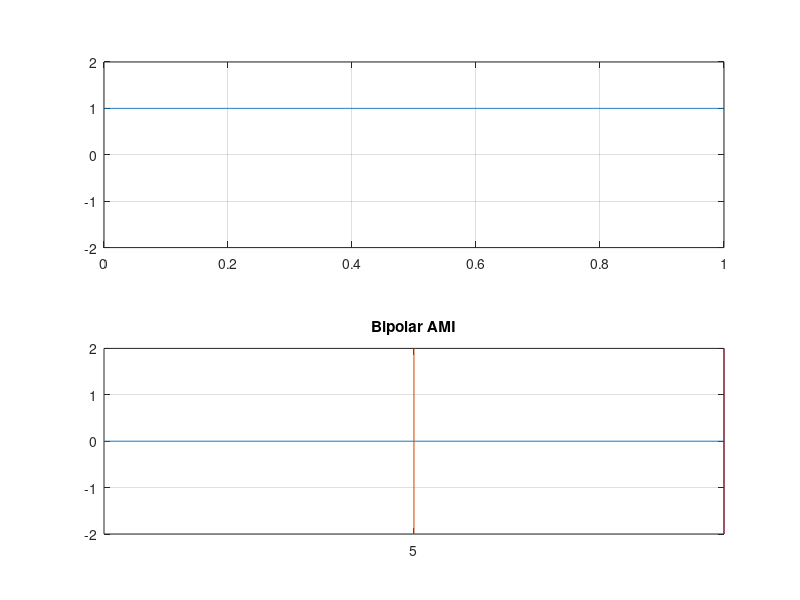

Write the MATLAB code that produced this figure.
clear;
clc;
b = input('Input: ');
n = length(b);
t = 0:.001:n;
for i = 1:n
    if (b(i) == 0)
        b_p(i) = 0;
    else
        b_p(i) = 1;
    end
end
for j = 1:n
    bw(j*1000:(j+1)*1000) = b_p(j);
end
bw = bw(1000:end);
subplot(2,1,1)
plot(t,bw)
axis([0 n -2 2]);
grid on;
lastbit = 1;
for i=1:n
    if b(i)==1
        x(i*1000:(i+1)*1000) = lastbit;
        lastbit = -lastbit;
    else 
        x(i*1000:(i+1)*1000) = 0;
    end
end
x = x(1000:end);
subplot(2,1,2)
plot(t,x)
axis([0 n -2 2]);
grid on;
hold on;
for i=0.5:0.5:n
    plot([1 1]*i, [-2 2], LineWidth=.3, Color=[0 0 0 0.3], LineStyle="--");
end

ll=0.5:1:n;
xticks(ll)
xticklabels(b)
title('Bipolar AMI');